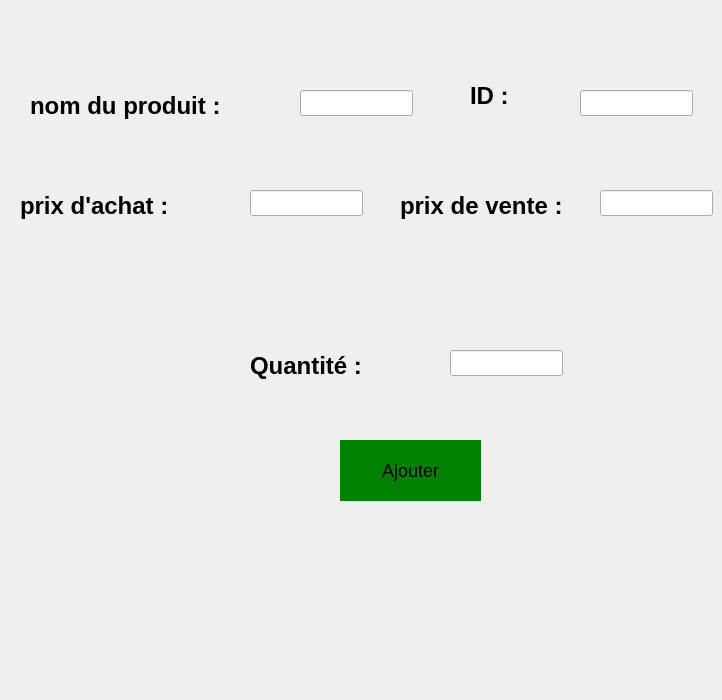
      <widget class="QWidget" name="tab_21">
       <attribute name="icon">
        <iconset resource="resource.qrc">
         <normaloff>:/images/add.png</normaloff>:/images/add.png</iconset>
       </attribute>
       <attribute name="title">
        <string>Ajouter</string>
       </attribute>
       <widget class="QLabel" name="label_37">
        <property name="geometry">
         <rect>
          <x>30</x>
          <y>80</y>
          <width>241</width>
          <height>51</height>
         </rect>
        </property>
        <property name="styleSheet">
         <string notr="true">QLabel {
    font-family: 'Arial';    /* You can change this to any preferred font */
    font-size: 24px;         /* Adjust this value for the desired text size */
    color: #000000;          /* Dark color code */
    font-weight: bold;       /* Makes the text bold */
}
</string>
        </property>
        <property name="text">
         <string>nom du produit : </string>
        </property>
       </widget>
       <widget class="QLineEdit" name="lineEdit_25">
        <property name="geometry">
         <rect>
          <x>300</x>
          <y>90</y>
          <width>113</width>
          <height>26</height>
         </rect>
        </property>
       </widget>
       <widget class="QLabel" name="label_38">
        <property name="geometry">
         <rect>
          <x>470</x>
          <y>70</y>
          <width>221</width>
          <height>51</height>
         </rect>
        </property>
        <property name="styleSheet">
         <string notr="true">QLabel {
    font-family: 'Arial';    /* You can change this to any preferred font */
    font-size: 24px;         /* Adjust this value for the desired text size */
    color: #000000;          /* Dark color code */
    font-weight: bold;       /* Makes the text bold */
}
</string>
        </property>
        <property name="text">
         <string>ID :</string>
        </property>
       </widget>
       <widget class="QLineEdit" name="lineEdit_26">
        <property name="geometry">
         <rect>
          <x>580</x>
          <y>90</y>
          <width>113</width>
          <height>26</height>
         </rect>
        </property>
       </widget>
       <widget class="QLabel" name="label_39">
        <property name="geometry">
         <rect>
          <x>20</x>
          <y>180</y>
          <width>221</width>
          <height>51</height>
         </rect>
        </property>
        <property name="styleSheet">
         <string notr="true">QLabel {
    font-family: 'Arial';    /* You can change this to any preferred font */
    font-size: 24px;         /* Adjust this value for the desired text size */
    color: #000000;          /* Dark color code */
    font-weight: bold;       /* Makes the text bold */
}
</string>
        </property>
        <property name="text">
         <string>prix d'achat :</string>
        </property>
       </widget>
       <widget class="QLineEdit" name="lineEdit_27">
        <property name="geometry">
         <rect>
          <x>250</x>
          <y>190</y>
          <width>113</width>
          <height>26</height>
         </rect>
        </property>
       </widget>
       <widget class="QLabel" name="label_40">
        <property name="geometry">
         <rect>
          <x>400</x>
          <y>180</y>
          <width>221</width>
          <height>51</height>
         </rect>
        </property>
        <property name="styleSheet">
         <string notr="true">QLabel {
    font-family: 'Arial';    /* You can change this to any preferred font */
    font-size: 24px;         /* Adjust this value for the desired text size */
    color: #000000;          /* Dark color code */
    font-weight: bold;       /* Makes the text bold */
}
</string>
        </property>
        <property name="text">
         <string>prix de vente :</string>
        </property>
       </widget>
       <widget class="QLineEdit" name="lineEdit_28">
        <property name="geometry">
         <rect>
          <x>600</x>
          <y>190</y>
          <width>113</width>
          <height>26</height>
         </rect>
        </property>
       </widget>
       <widget class="QLabel" name="label_41">
        <property name="geometry">
         <rect>
          <x>250</x>
          <y>340</y>
          <width>221</width>
          <height>51</height>
         </rect>
        </property>
        <property name="styleSheet">
         <string notr="true">QLabel {
    font-family: 'Arial';    /* You can change this to any preferred font */
    font-size: 24px;         /* Adjust this value for the desired text size */
    color: #000000;          /* Dark color code */
    font-weight: bold;       /* Makes the text bold */
}
</string>
        </property>
        <property name="text">
         <string>Quantité :</string>
        </property>
       </widget>
       <widget class="QLineEdit" name="lineEdit_29">
        <property name="geometry">
         <rect>
          <x>450</x>
          <y>350</y>
          <width>113</width>
          <height>26</height>
         </rect>
        </property>
       </widget>
       <widget class="QLabel" name="label_64">
        <property name="geometry">
         <rect>
          <x>0</x>
          <y>520</y>
          <width>221</width>
          <height>171</height>
         </rect>
        </property>
        <property name="text">
         <string/>
        </property>
        <property name="pixmap">
         <pixmap resource="resource.qrc">:/images/Shinny__7_-removebg-preview.png</pixmap>
        </property>
        <property name="scaledContents">
         <bool>true</bool>
        </property>
       </widget>
       <widget class="QPushButton" name="pushButton_12">
        <property name="geometry">
         <rect>
          <x>340</x>
          <y>440</y>
          <width>141</width>
          <height>61</height>
         </rect>
        </property>
        <property name="styleSheet">
         <string notr="true">QPushButton {
    color: #000000;          /* Text color: deep black */
    font-size: 18px;         /* Text size: slightly bigger */
    background-color: green; /* Button background color */
    border: none;            /* Optional: Remove the border */
    padding: 10px;           /* Optional: Add padding for a better look */
}

QPushButton:hover {
    background-color: darkgreen; /* Optional: Change background color on hover */
}

QPushButton:pressed {
    background-color: lightgreen; /* Optional: Change background color on press */
}
</string>
        </property>
        <property name="text">
         <string>Ajouter</string>
        </property>
       </widget>
      </widget>
